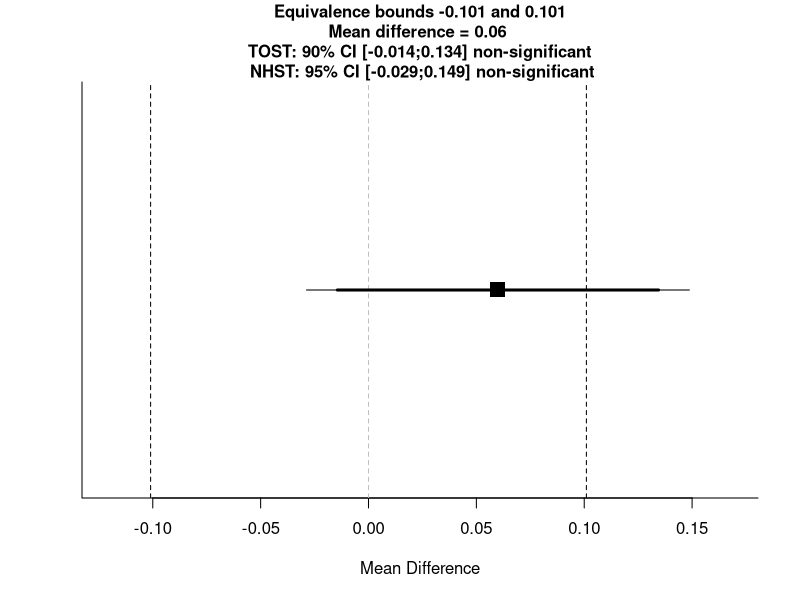
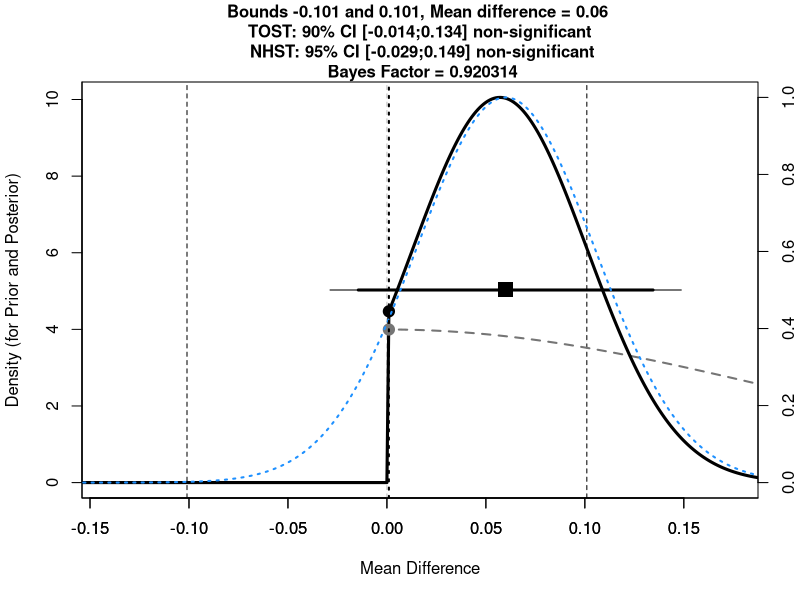

Write R code to recreate these figures, in order.
## example at the bottom.


TOSTone.bf<-function(m,mu,sd,n,low_eqbound_d, high_eqbound_d, alpha, prior_dist, effect_prior, se_prior, df_prior, uniform_lower_bound, uniform_upper_bound, plot = TRUE){
  if(missing(alpha)) {
    alpha<-0.05
  }
  # Calculate TOST, t-test, 90% CIs and 95% CIs
  low_eqbound<-low_eqbound_d*sd
  high_eqbound<-high_eqbound_d*sd
  degree_f<-n-1
  t1<-(m-mu-low_eqbound)/(sd/sqrt(n))# t-test
  p1<-pt(t1, degree_f, lower.tail=FALSE)
  t2<-(m-mu-high_eqbound)/(sd/sqrt(n)) #t-test
  p2<-pt(t2, degree_f, lower.tail=TRUE)
  t<-(m-mu)/(sd/sqrt(n))
  pttest<-2*pt(-abs(t), df=degree_f)
  LL90<-(m-mu)-qt(1-alpha, degree_f)*(sd/sqrt(n))
  UL90<-(m-mu)+qt(1-alpha, degree_f)*(sd/sqrt(n))
  LL95<-(m-mu)-qt(1-(alpha/2), degree_f)*(sd/sqrt(n))
  UL95<-(m-mu)+qt(1-(alpha/2), degree_f)*(sd/sqrt(n))
  ptost<-max(p1,p2) #Get highest p-value for summary TOST result
  ttost<-ifelse(abs(t1) < abs(t2), t1, t2) #Get lowest t-value for summary TOST result
  dif<-(m-mu)
  testoutcome<-ifelse(pttest<alpha,"significant","non-significant")
  TOSToutcome<-ifelse(ptost<alpha,"significant","non-significant")

  # Plot results
  if (plot == TRUE) {
  plot(NA, ylim=c(0,1), xlim=c(min(LL95,low_eqbound,dif)-max(UL95-LL95, high_eqbound-low_eqbound,dif)/10, max(UL95,high_eqbound,dif)+max(UL95-LL95, high_eqbound-low_eqbound, dif)/10), bty="l", yaxt="n", ylab="",xlab="Mean Difference")
  points(x=dif, y=0.5, pch=15, cex=2)
  abline(v=high_eqbound, lty=2)
  abline(v=low_eqbound, lty=2)
  abline(v=0, lty=2, col="grey")
  segments(LL90,0.5,UL90,0.5, lwd=3)
  segments(LL95,0.5,UL95,0.5, lwd=1)
  title(main=paste("Equivalence bounds ",round(low_eqbound,digits=3)," and ",round(high_eqbound,digits=3),"\nMean difference = ",round(dif,digits=3)," \n TOST: ", 100*(1-alpha*2),"% CI [",round(LL90,digits=3),";",round(UL90,digits=3),"] ", TOSToutcome," \n NHST: ", 100*(1-alpha),"% CI [",round(LL95,digits=3),";",round(UL95,digits=3),"] ", testoutcome,sep=""), cex.main=1)
  }

  # Print TOST and t-test results in message form
  message(cat("Using alpha = ",alpha," the NHST one-sample t-test was ",testoutcome,", t(",degree_f,") = ",t,", p = ",pttest,sep=""))
  cat("\n")
  message(cat("Using alpha = ",alpha," the equivalence test was ",TOSToutcome,", t(",degree_f,") = ",ttost,", p = ",ptost,sep=""))

  # Print TOST and t-test results in table form
  TOSTresults<-data.frame(t1,p1,t2,p2,degree_f)
  colnames(TOSTresults) <- c("t-value 1","p-value 1","t-value 2","p-value 2","df")
  bound_d_results<-data.frame(low_eqbound_d,high_eqbound_d)
  colnames(bound_d_results) <- c("low bound d","high bound d")
  bound_results<-data.frame(low_eqbound,high_eqbound)
  colnames(bound_results) <- c("low bound raw","high bound raw")
  CIresults<-data.frame(LL90,UL90)
  colnames(CIresults) <- c(paste("Lower Limit ",100*(1-alpha*2),"% CI raw",sep=""),paste("Upper Limit ",100*(1-alpha*2),"% CI raw",sep=""))
  cat("TOST results:\n")
  print(TOSTresults)
  cat("\n")
  cat("Equivalence bounds (Cohen's d):\n")
  print(bound_d_results)
  cat("\n")
  cat("Equivalence bounds (raw scores):\n")
  print(bound_results)
  cat("\n")
  cat("TOST confidence interval:\n")
  print(CIresults)
  #below added BF calc
  bayes<-TRUE #expect to provide bayes
  if(missing(prior_dist)) {
    bayes<-FALSE #if no prior effect size is provided, BF not calculated
  }
  if(bayes==TRUE){
    if(prior_dist=="normal"){
      if(missing(se_prior)){
        se_prior<-effect_prior/2 #if not specified otherwise, default SE is effect/2
      }
    }
    if(prior_dist=="halfnormal"){
      if(missing(se_prior)){
        se_prior<-effect_prior #if not specified otherwise, default SE is effect
        effect_prior<-0 #halfnormal is centered on 0
      } }
    if(prior_dist=="cauchy"){
      df_prior<-1
      if(missing(se_prior)){
        df_prior<-1
        se_prior<-effect_prior/2} #if not specified otherwise, default SE is effect
    }
    if(prior_dist=="halfcauchy"){
      df_prior<-1
      if(missing(se_prior)){
        df_prior<-1
        se_prior<-effect_prior #if not specified otherwise, default SE is effect
        effect_prior<-0 #halfcauchy is centered on 0
      }
    }
    if(missing(df_prior)){
      df_prior<-1000 #if not specified otherwise, default df = 100000 (practically normal)
    }
    if(prior_dist=="uniform"){
      theta = ((uniform_upper_bound + uniform_lower_bound)/2) - (2 * (uniform_upper_bound - uniform_lower_bound))
      tLL <- ((uniform_upper_bound + uniform_lower_bound)/2) - (2 * (uniform_upper_bound - uniform_lower_bound))
      tUL <- ((uniform_upper_bound + uniform_lower_bound)/2) + (2 * (uniform_upper_bound - uniform_lower_bound))
      incr <- (tUL - tLL) / 4000
      theta=seq(from = theta, by = incr, length = 4001)
      dist_theta = numeric(4001)
      dist_theta[theta >= uniform_lower_bound & theta <= uniform_upper_bound] = 1
      bayes_summary <- data.frame(prior_dist, uniform_lower_bound, uniform_upper_bound)
      colnames(bayes_summary) <- c("Prior Distribution","Lower Bound","Upper Bound")
    } else {
      theta <- effect_prior - 10 * se_prior
      incr <- se_prior / 200
      theta=seq(from = effect_prior - 10 * se_prior, by = incr, length = 4001)
      dist_theta <- dt(x = (theta-effect_prior)/se_prior, df=df_prior)
      bayes_summary <- data.frame(prior_dist, effect_prior, se_prior, df_prior)
      colnames(bayes_summary) <- c("Prior Distribution","Effect Size Prior","SE Prior", "df Prior")
      if(prior_dist=="halfnormal"){
        dist_theta[theta <= 0] = 0
      }
      if(prior_dist=="halfcauchy"){
        dist_theta[theta <= 0] = 0
      }
    }
    dist_theta_alt = dist_theta/sum(dist_theta)
    likelihood <- dt((dif-theta)/(dif/t), df = degree_f) #use dif - can be set to d Create likelihood, for each theta, compute how well it predicts the obtained mean, given the obtained SEM and the obtained dfs.
    likelihood_alt = likelihood/sum(likelihood) # alternative computation with normalized vectors
    height <- dist_theta * likelihood # Multiply prior with likelihood, this gives the unstandardized posterior
    area <- sum(height * incr)
    normarea <- sum(dist_theta * incr)
    height_alt = dist_theta_alt * likelihood_alt
    height_alt = height_alt/sum(height_alt)
    LikelihoodTheory <- area/normarea
    LikelihoodNull <- dt(dif/(dif/t), df = degree_f)
    BayesFactor <- round(LikelihoodTheory / LikelihoodNull, 6)
    bayes_results <- data.frame(BayesFactor, LikelihoodTheory, LikelihoodNull)
    colnames(bayes_results) <- c("Bayes Factor","Likelihood (alternative)","Likelihood (null)")
    cat("Bayes Results:\n")
    print(bayes_results)
    cat("\n")
    cat("Bayes Summary:\n")
    print(bayes_summary)
    cat("\n")
    invisible(list(TOST_t1=t1,TOST_p1=p1,TOST_t2=t2,TOST_p2=p2, TOST_df=degree_f,alpha=alpha,low_eqbound=low_eqbound,high_eqbound=high_eqbound,low_eqbound=low_eqbound,high_eqbound=high_eqbound, LL_CI_TOST=LL90,UL_CI_TOST=UL90,bf=BayesFactor, ll_theory=LikelihoodTheory, ll_null=LikelihoodNull))
  }
  #plot (adapted from Wiens by DL)
  myminY = 1
  # rescale prior and posterior to sum = 1 (density)
  dist_theta_alt = dist_theta_alt / (sum(dist_theta_alt)*incr)
  height_alt = height_alt/(sum(height_alt)*incr)
  # rescale likelood to maximum = 1
  likelihood_alt = likelihood_alt / max(likelihood_alt)
  data = cbind(dist_theta_alt, height_alt)
  maxy = max(data)
  max_per_x = apply(data,1,max)
  max_x_keep = max_per_x/maxy*100 > myminY  # threshold (1%) here
  x_keep = which(max_x_keep==1)
  #png(file=paste("Fig1.png",sep=""),width=2300,height=2000, units = "px", res = 300)
  plot(NA, ylim=c(0,maxy), xlim=c(min(LL90,low_eqbound)-max(UL90-LL90, high_eqbound-low_eqbound)/5, max(UL90,high_eqbound)+max(UL90-LL90, high_eqbound-low_eqbound)/5), bty="l", yaxt="n", ylab="",xlab="Mean Difference")
  points(x=dif, y=maxy/2, pch=15, cex=2)
  abline(v=high_eqbound, lty=2)
  abline(v=low_eqbound, lty=2)
  abline(v=0, lty=2, col="grey")
  segments(LL90,maxy/2,UL90,maxy/2, lwd=3)
  segments(LL95,maxy/2,UL95,maxy/2, lwd=1)
  if(bayes==FALSE) {
    title(main=paste("Equivalence bounds ",round(low_eqbound,digits=3)," and ",round(high_eqbound,digits=3),"\nMean difference = ",round(dif,digits=3)," \n TOST: ", 100*(1-alpha*2),"% CI [",round(LL90,digits=3),";",round(UL90,digits=3),"] ", TOSToutcome," \n NHST: ", 100*(1-alpha),"% CI [",round(LL95,digits=3),";",round(UL95,digits=3),"] ", testoutcome, sep=""), cex.main=1)
  }
  if(bayes==TRUE){
    par(new=TRUE)
    plot(theta, dist_theta_alt, type = "l",
         ylim = c(0, maxy),
         xlim=c(min(LL90,low_eqbound)-max(UL90-LL90, high_eqbound-low_eqbound)/5, max(UL90,high_eqbound)+max(UL90-LL90, high_eqbound-low_eqbound)/5),
         ylab = "Density (for Prior and Posterior)", xlab = "", col = "grey46", lwd = 2, lty = 2)
    lines(theta, height_alt, type = "l", col = "black", lwd = 3, lty = 1)
    theta0 = which(theta == min(theta[theta>0]))
    points(theta[theta0],dist_theta_alt[theta0], pch = 19, col = "grey46", cex = 1.5)
    points(theta[theta0],height_alt[theta0], pch = 19, col = "black", cex = 1.5)
    par(new = T)
    plot(theta, likelihood_alt, type = "l",
         ylim = c(0, 1),
         xlim=c(min(LL90,low_eqbound)-max(UL90-LL90, high_eqbound-low_eqbound)/5, max(UL90,high_eqbound)+max(UL90-LL90, high_eqbound-low_eqbound)/5),     col = "dodgerblue", lwd = 2, lty = 3, axes = F, xlab = NA, ylab = NA)
    axis(side = 4)
    mtext(side = 4, line = 3, 'Likelihood')
    abline(v = theta[theta0], lwd = 2, lty = 3)
    if(bayes==TRUE){
      title(main=paste("Bounds ",round(low_eqbound,digits=3)," and ",round(high_eqbound,digits=3),", Mean difference = ",round(dif,digits=3)," \n TOST: ", 100*(1-alpha*2),"% CI [",round(LL90,digits=3),";",round(UL90,digits=3),"] ", TOSToutcome," \n NHST: ", 100*(1-alpha),"% CI [",round(LL95,digits=3),";",round(UL95,digits=3),"] ", testoutcome,"\n Bayes Factor = ", BayesFactor, sep=""), cex.main=1)
    }
  }
}


TOSTone.bf(m = 0.06,
           mu = 0,
           sd = 1.01,
           n = 500,
           low_eqbound_d = -0.1,
           high_eqbound_d = 0.1, 
           prior_dist = "halfnormal", 
           effect_prior = 0,
           se_prior = 0.2,
           df_prior = 1000)